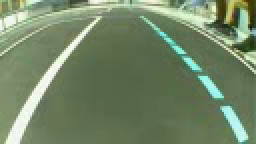
#> input picture frame 22 of Source Code/laneDetection/1/output1.avi, 128 x 72 px, given in place of video1.mjpeg, which was not available (shown 2 times larger)
$ python main.py
#> lines starting #> are read from the running program, lines starting #| are printed output that depends on the picture
import cv2
import numpy as np
import time
from skimage.io import imshow,imread
from scipy import ndimage as ndi
from skimage import feature
import matplotlib.image as mpimg
from matplotlib import pyplot as plt

def region_of_interest(img, vertices):
    mask = np.zeros_like(img)
    channel_count = img.shape[2]
    match_mask_color = (255,) * channel_count
    cv2.fillPoly(mask, vertices, match_mask_color)
    masked_image = cv2.bitwise_and(img, mask)
    return masked_image

def rescale_frame(frame, percent=75):
    width = int(frame.shape[1] * percent/ 100)
    height = int(frame.shape[0] * percent/ 100)
    dim = (width, height)
    return cv2.resize(frame, dim, interpolation =cv2.INTER_AREA)

if __name__ == "__main__":

    url = '../video/video1.mjpeg'
    cap = cv2.VideoCapture(url)

    fourcc = cv2.VideoWriter_fourcc(*'DIVX')
    out = cv2.VideoWriter('output1.avi',fourcc, 10, (128,72),1)

    while cap.isOpened():
        ret, frame = cap.read()
#> frame is the input picture: shape (72, 128, 3); mean B, G, R 102.8, 133.8, 114.9

        frame = rescale_frame(frame,10)
        # if frame is read correctly ret is True
        if not ret:
            print("Can't receive frame (stream end?). Exiting ...")
            break
    #     gray = cv.cvtColor(frame, cv.COLOR_BGR2GRAY)

        height=frame.shape[0]
#> height = 7
        width=frame.shape[1]
#> width = 12
        region_of_interest_vertices = [
            (0, height),
            (0, height-320),
            (200, height-500),

            (width-200, height-500),
            (width, height-320),
            (width, height)]


        cropped_image = region_of_interest(frame,np.array([region_of_interest_vertices], np.int32))
        img = cv2.cvtColor(cropped_image, cv2.COLOR_BGR2RGB)

        lowerY = np.array([230,230,110])
        upperY = np.array([250,250,204])
        maskY = cv2.inRange(img, lowerY, upperY)

        lowerW = np.array([231,231,231])
        upperW = np.array([255,255,255])
        maskW = cv2.inRange(img, lowerW, upperW)

        lowerR = np.array([220,80,90])
        upperR = np.array([255,150,150])
        maskR = cv2.inRange(img, lowerR, upperR)

        mask = maskY + maskW + maskR
        cv2.imshow('frame', mask)

        imshow(img)
        # print(img.shape)
        out.write(cv2.cvtColor(mask,cv2.COLOR_GRAY2RGB))

    #     time.sleep(.100)
        if cv2.waitKey(1) == ord('q'):
#> (key q is pressed here)
            break
    cap.release()
    out.release()
    cv2.destroyAllWindows()
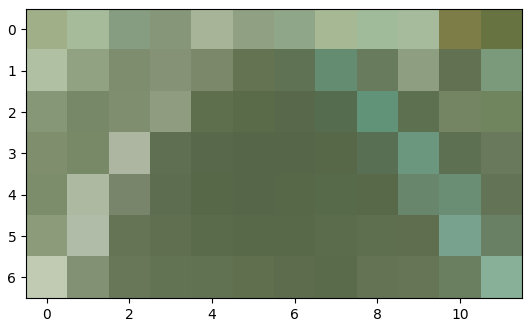
#> figure drawn by matplotlib, 1 panel

$ run again, starting later in the video
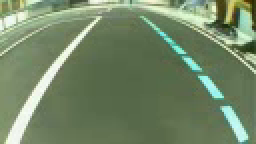
#> input picture frame 102 of Source Code/laneDetection/1/output1.avi, 128 x 72 px, given in place of video1.mjpeg, which was not available (shown 2 times larger)
#> frame is the input picture: shape (72, 128, 3); mean B, G, R 103.2, 134.6, 115.3
#> `cv2.destroyAllWindows()`:
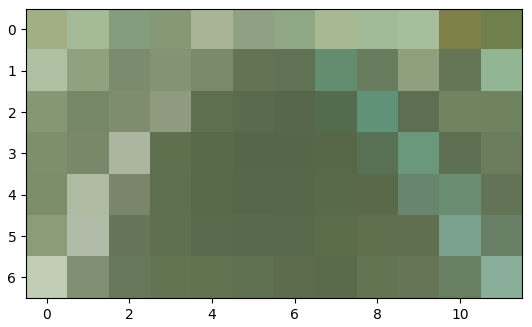
#> figure drawn by matplotlib, 1 panel

$ run again, starting later in the video
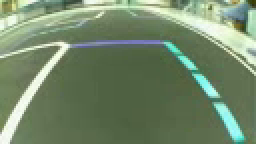
#> input picture frame 181 of Source Code/laneDetection/1/output1.avi, 128 x 72 px, given in place of video1.mjpeg, which was not available (shown 2 times larger)
#> frame is the input picture: shape (72, 128, 3); mean B, G, R 106.1, 135.4, 115.3
#> `cv2.destroyAllWindows()`:
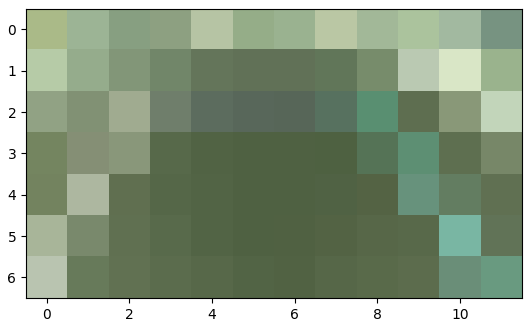
#> figure drawn by matplotlib, 1 panel
